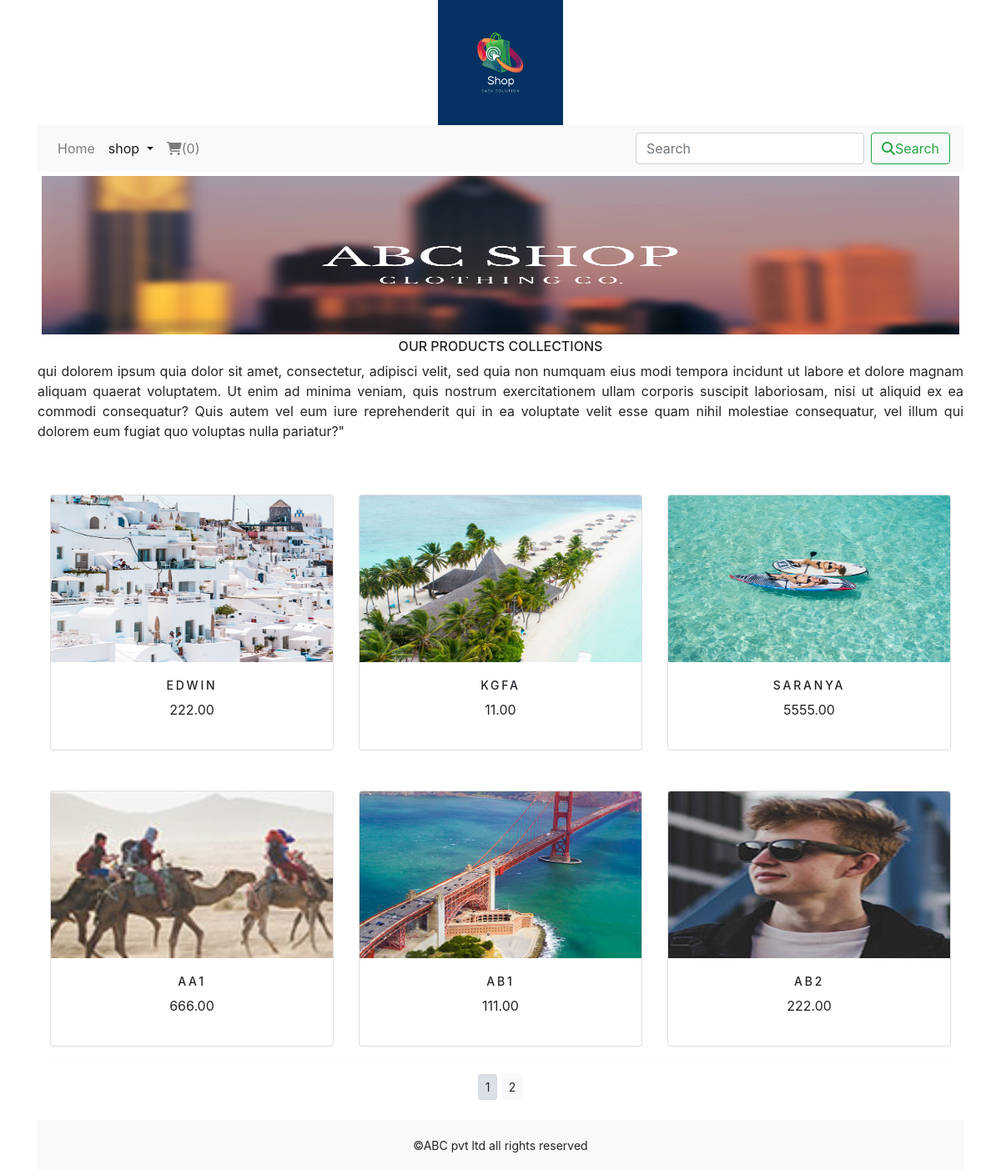
The app's page /shop/ with its own data.
### shop/models.py (models this page shows, shortened)
class Product(models.Model):
    name = models.CharField(max_length=250, unique=True)
    slug = models.SlugField(max_length=250, unique=True)
    description = models.TextField(blank=True)
    price = models.DecimalField(max_digits=10, decimal_places=2)
    category = models.ForeignKey(Category, on_delete=models.CASCADE)
    image = models.ImageField(upload_to='product', blank=True)
    stock = models.IntegerField()
    available = models.BooleanField(default=True)
    created = models.DateTimeField(auto_now_add=True)
    updated = models.DateTimeField(auto_now=True)
    class Meta:
        ordering = ('name',)
        verbose_name = 'product'
        verbose_name_plural = 'products'
    def get_url(self):
        return reverse('shop:prodCatdetails', args=[self.category.slug,self.slug])

### shop/views.py (the view)
# urls.py: path('', views.allProdCat, name='allProdCat'),
def allProdCat(request, c_slug=None):
    c_page = None
    products_list = None
    if c_slug != None:
        c_page = get_object_or_404(Category, slug=c_slug)
        products_list = Product.objects.all().filter(category=c_page, available=True)
    else:
        products_list = Product.objects.all().filter(available=True)
    paginator = Paginator(products_list, 6)
    try:
        page = int(request.GET.get('page', '1'))
    except:
        page = 1
    try:
        products = paginator.page(page)
    except(EmptyPage, InvalidPage):
        products = paginator.page(paginator.num_pages)
    return render(request, 'category.html', {'category': c_page, 'products': products})

### cart/context_processors.py (called while the page is built)
def counter(request):
    item_count = 0
    if 'admin ' in request.path:
        return {}
    else:
        try:
            cart = Cart.objects.filter(cart_id=_cart_id(request))
            cart_items = CartItem.objects.all().filter(cart=cart[:1])
            for cart_item in cart_items:
                item_count += cart_item.quantity
        except Cart.DoesNotExist:
            item_count = 0
    return dict(item_count=item_count)

### cart/views.py (called while the page is built)
def _cart_id(request):
    cart = request.session.session_key
    if not cart:
        cart = request.session.create()
    return cart

### shop/context_processors.py (called while the page is built)
def menu_links(request):
    links=Category.objects.all()
    return dict(links=links)

### shop/models.py (called while the page is built)
    def get_url(self):
        return reverse('shop:products_by_category', args=[self.slug])

### templates/category.html (shortened to what this page needs)
{% extends 'base.html' %}
{% load static %}
{% block content %}
                <div class="mx_auto">
                    {% if category %}
                    <img class="my_image" src="{{category.image.url}}" width="1110px" height="200px" >
                    <p>{{category.name}}</p>
                </div>
                <br>
                <div>
                    <h1 class="text-center my_title" >{{category.name}}</h1>
                    <p class="text-justify" >{{category.description}}</p>
                </div>
                    {% else %}
                <img class="my_image my_image_padding" src="{% static 'img/banner.png' %}" alt="our products" width="1110px" height="200px">
            <br>
            <div>
                <h1 class="text-center my_title">our products collections</h1>
                <p class="text-justify" >qui dolorem ipsum quia dolor sit amet, consectetur, adipisci velit, sed quia non numquam eius modi tempora incidunt ut labore et dolore magnam aliquam quaerat voluptatem. Ut enim ad minima veniam, quis nostrum exercitationem ullam corporis suscipit laboriosam, nisi ut aliquid ex ea commodi consequatur? Quis autem vel eum iure reprehenderit qui in ea voluptate velit esse quam nihil molestiae consequatur, vel illum qui dolorem eum fugiat quo voluptas nulla pariatur?"
                </p>
            </div>
            {% endif %}
            <div class="container" >
                <div class="row mx_auto">
                    {% for product in products.object_list %}
                    <div class="my_bottom_margin col-9 col-sm-12 col-md-4 col-lg-4">
                        <div class="mt-5">
                        <div class="card text-center" style="min-width:18rem;">
                            <a href="{{product.get_url}}">
                                <img class="card-img-top my_image" src="{{product.image.url}}" alt="{{products.name}}" width="200px" height="200px"></a>
                            <div class="card-body">
                                <h4>{{product.name}}</h4>
                                <p>{{product.price}}</p>
                            </div>
                        </div>
                        </div>
                    </div>
                    {% endfor %}
                </div>
                <div class="mx-auto">
                    {% if products.paginator.num_pages > 1 %}
                    <hr>
                    <div class="text-center">
                        {% for pg in products.paginator.page_range %}
                        <a href="?page={{pg}}" class="btn btn-light btn-sm {%if products.number == pg %}active{% endif %}">{{pg}}</a>
                        {% endfor %}
                    </div>
                    {% endif %}
                </div>
                <br>
            </div>
{% endblock %}

### templates/base.html (shortened to what this page needs)
{% load static %}
<!DOCTYPE html>
<html lang="en">
<head>
    <link href="https://cdn.jsdelivr.net/npm/bootstrap@5.3.2/dist/css/bootstrap.min.css" rel="stylesheet">
    <link rel="stylesheet" href="{% static 'css/custom.css' %}">
    <link href="{% static 'css/bootstrap.min.css' %}" rel="stylesheet" >
</head>
<body>
<div class="container">
    {% include 'header.html' %}
    {% include 'navbar.html' %}
    {% block content %}
    {% endblock %}
</div>
{% include 'footer.html' %}
</body>
</html>

### templates/header.html (shortened to what this page needs)
{% load static %}
<header>
    <center>
        <img src= "{% static 'img/logo.png' %}" alt="logimage" width="150px" height="150px">
    </center>
</header>

### templates/navbar.html (shortened to what this page needs)
<nav class="navbar navbar-expand-lg navbar-light bg-light">
  <div class="collapse navbar-collapse" id="navbarSupportedContent">
    <ul class="navbar-nav mr-auto">
      <li class="nav-item">
        <a class="nav-link" href="{%url 'shop:allProdCat' %}">Home</a>
      </li>
      <li class="nav-item dropdown {% if 'shop' in request.path %} active {% endif %}" >
        <a class="nav-link dropdown-toggle" href="" id="navbarDropdown" role="button" data-toggle="dropdown" aria-haspopup="true" aria-expanded="false">
          shop
        </a>
      </li>
      <li class="nav-item">
        <a class="nav-link" href="{% url 'cart:cart_detail' %}"><i class="fa-solid fa-cart-shopping"></i>({{item_count}})</a>
      </li>
    </ul>
    <form class="d-flex" action="{% url 'searchapp:SearchResult' %}" method="get">
      <input class="form-control mr-sm-2" type="search" placeholder="Search" name="q" aria-label="Search">
      <button class="btn btn-outline-success my-2 my-sm-0" type="submit"><i class="fa-solid fa-magnifying-glass"></i>Search</button>
    </form>
  </div>
</nav>

### templates/footer.html
<div class="footer navbar-fixed-bottom my_footer">
    <p class="text-center">
&copy;ABC pvt ltd all rights reserved</p>
</div>

### static/custom.css (style rules this page uses)
.nav-item { letter-spacing=.2em font-size=14px text-transform=uppercase: }
.my_footer { background-color:#f8f9fa; height:60px; }
.my_footer p { padding-top:20px; font-size:14px; }
.my_title { font-size:16px; text-transform:uppercase; letter-spacing=.2em }
.my_image_padding { padding:5px; }
.card-body h4 { font-size:14px; text-transform:uppercase; letter-spacing:.2em; }

### records on screen
Product: image (picture), name "EDWIN", price "222.00"
Product: image (picture), name "KGFA", price "11.00"
Product: image (picture), name "SARANYA", price "5555.00"
Product: image (picture), name "AA1", price "666.00"
Product: image (picture), name "AB1", price "111.00"
Product: image (picture), name "AB2", price "222.00"

### other values on screen
{{ item_count }} "0"
{{ pg }} "1" "2"
